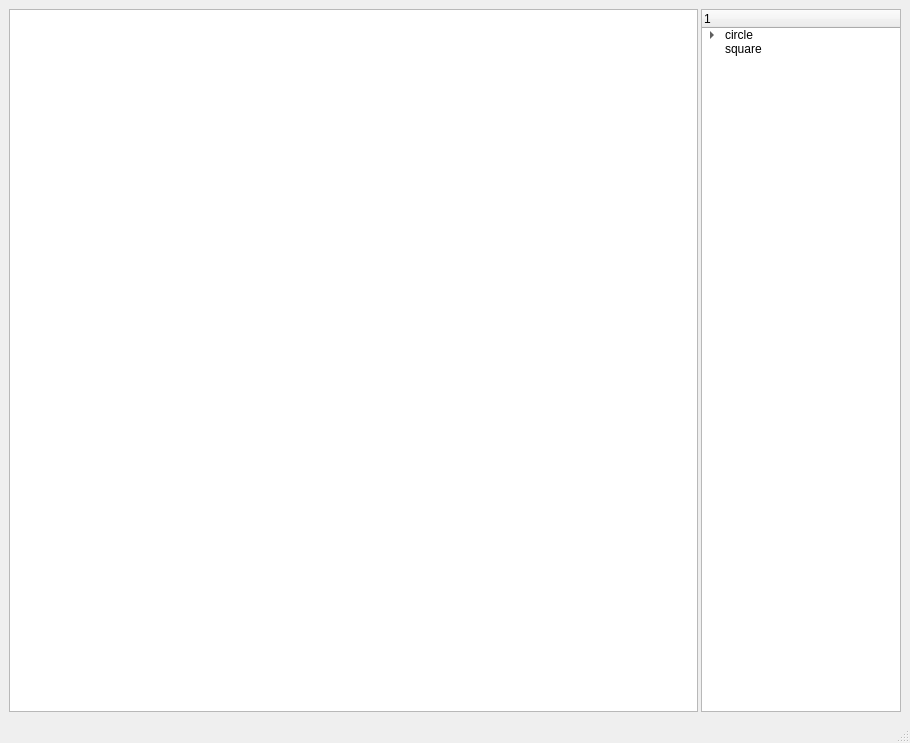
<?xml version="1.0" encoding="UTF-8"?>
<ui version="4.0">
 <class>MainWindow</class>
 <widget class="QMainWindow" name="MainWindow">
  <property name="geometry">
   <rect>
    <x>0</x>
    <y>0</y>
    <width>910</width>
    <height>743</height>
   </rect>
  </property>
  <property name="windowTitle">
   <string>BasicQtApp</string>
  </property>
  <widget class="QWidget" name="centralwidget">
   <layout class="QHBoxLayout" name="horizontalLayout">
    <property name="spacing">
     <number>6</number>
    </property>
    <property name="margin">
     <number>9</number>
    </property>
    <item>
     <layout class="QHBoxLayout" name="horizontalLayout_2">
      <property name="spacing">
       <number>3</number>
      </property>
      <item>
       <widget class="QGraphicsView" name="graphicsView"/>
      </item>
      <item>
       <widget class="QTreeWidget" name="treeWidget">
        <property name="sizePolicy">
         <sizepolicy hsizetype="Maximum" vsizetype="Preferred">
          <horstretch>0</horstretch>
          <verstretch>0</verstretch>
         </sizepolicy>
        </property>
        <property name="maximumSize">
         <size>
          <width>200</width>
          <height>16777215</height>
         </size>
        </property>
        <column>
         <property name="text">
          <string notr="true">1</string>
         </property>
        </column>
        <item>
         <property name="text">
          <string>circle</string>
         </property>
         <item>
          <property name="text">
           <string>big</string>
          </property>
         </item>
         <item>
          <property name="text">
           <string>small</string>
          </property>
         </item>
        </item>
        <item>
         <property name="text">
          <string>square</string>
         </property>
        </item>
       </widget>
      </item>
     </layout>
    </item>
   </layout>
  </widget>
  <widget class="QMenuBar" name="menubar">
   <property name="geometry">
    <rect>
     <x>0</x>
     <y>0</y>
     <width>910</width>
     <height>21</height>
    </rect>
   </property>
  </widget>
  <widget class="QStatusBar" name="statusbar"/>
 </widget>
 <resources/>
 <connections/>
</ui>
